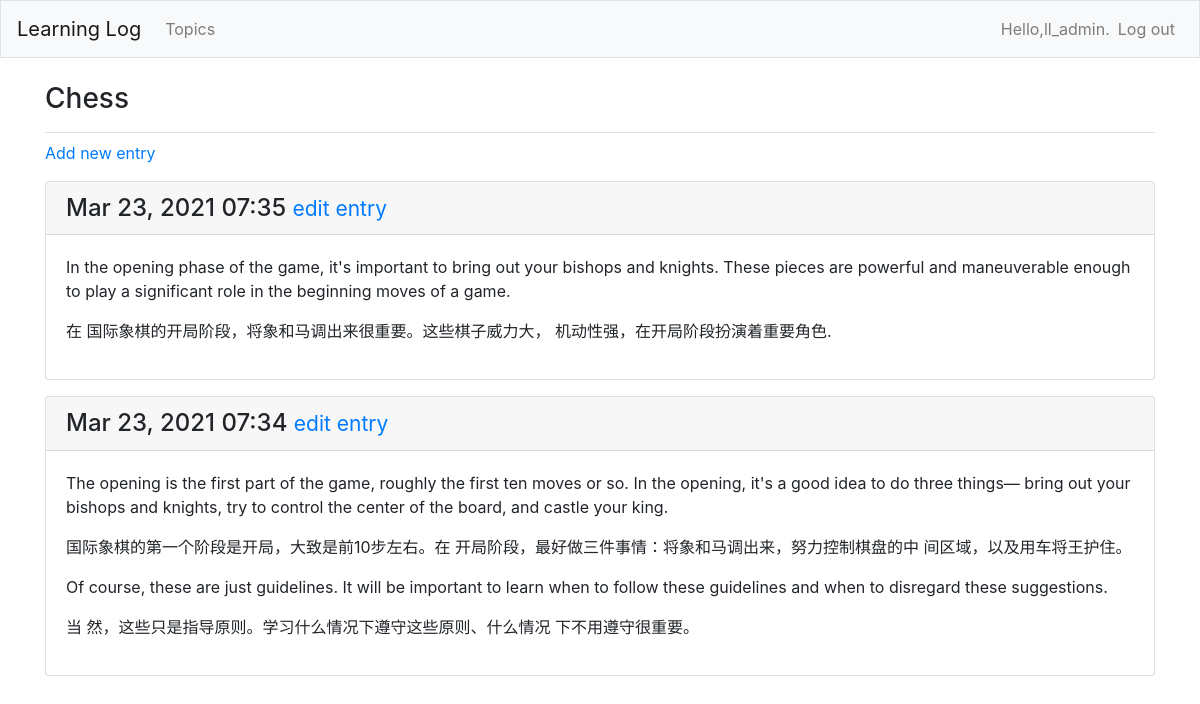
The page /topics/1/ (signed in) on the database its author committed.
### learning_logs/models.py (models this page shows, shortened)
class Topic(models.Model):
    text = models.CharField(max_length=200)
    date_added = models.DateTimeField(auto_now_add=True)
    owner = models.ForeignKey(User, on_delete=models.CASCADE)
    def __str__(self):
        return self.text

class Entry(models.Model):
    topic = models.ForeignKey(Topic, on_delete=models.CASCADE)
    text = models.TextField()
    date_added = models.DateTimeField(auto_now_add=True)
    class Meta:
        verbose_name_plural = 'entries'

### learning_logs/views.py (the view)
# urls.py: path('topics/<int:topic_id>/', views.topic, name='topic'),
@login_required
def topic(request, topic_id):
    topic = Topic.objects.get(id=topic_id)
    if topic.owner != request.user:
        raise Http404
    entries = topic.entry_set.order_by('-date_added')
    context = {'topic': topic, 'entries': entries}
    return render(request, 'learning_logs/topic.html', context)

### learning_logs/templates/learning_logs/topic.html
{% extends "learning_logs/base.html" %}
{% block page_header %}
    <h3>{{ topic }}</h3>
{% endblock page_header %}
{% block content %}
    <p>
        <a href="{% url 'learning_logs:new_entry' topic.id%}">Add new entry</a>
    </p>
    {% for entry in entries %}
        <div class="card mb-3">
            <h4 class="card-header">
                {{ entry.date_added|date:'M d, Y H:i' }}
                <small><a href="{% url 'learning_logs:edit_entry' entry.id %}">edit entry</a></small>
            </h4>
            <div class="card-body">
                {{ entry.text|linebreaks }}
            </div>
        </div>
    {% empty %}
        <p>There are no entries for this topic yet.</p>
    {% endfor %}
{% endblock content %}

### learning_logs/templates/learning_logs/base.html (shortened to what this page needs)
{% load bootstrap4 %}
<!doctype html>
<html lang="en">
<head>
    {% bootstrap_css %}
</head>
<body>
<nav class="navbar navbar-expand-md navbar-light bg-light mb-4 border">
    <a class="navbar-brand" href="{% url 'learning_logs:index' %}">Learning Log</a>
    <div class="collapse navbar-collapse" id="navbarCollapse">
        <ul class="navbar-nav mr-auto">
            <li class="nav-item">
                <a class="nav-link" href="{% url 'learning_logs:topics' %}">Topics</a>
            </li>
        </ul>
        <ul class="navbar-nav ml-auto">
            {% if user.is_authenticated %}
                <li class="nav-item">
                    <span class="navbar-text">Hello,{{ user.username }}.</span>
                </li>
                <li>
                    <a class="nav-link" href="{% url 'users:logout' %}">Log out</a>
                </li>
            {% endif %}
        </ul>
    </div>
</nav>
<main role="main" class="container">
    <div class="pb-2 mb-2 border-bottom">
        {% block page_header %}{% endblock page_header %}
    </div>
    <div>
        {% block content %}{% endblock content %}
    </div>
</main>
</body>

### rows shown on the page
Topic: text "Chess"
Entry: date_added "Mar 23, 2021 07:35", text "In the opening phase of the game, it's important to bring out your bishops and knights. These pieces are powerful and maneuverable enough to play a significant role in the beginning moves of a game. 在 国际象棋的开局阶段，将象和马调出来很重要。这些棋子威力大， 机动性强，在开局阶段扮演着重要角色."
Entry: date_added "Mar 23, 2021 07:34", text "The opening is the first part of the game, roughly the first ten moves or so. In the opening, it's a good idea to do three things— bring out your bishops and knights, try to control the center of the board, and castle your king. 国际象棋的第一个阶段是开局，大致是前10步左右。在 开局阶段，最好做三件事情：将象和马调出来，努力控制棋盘的中 间区域，以及用车将王护住。 Of course, these are just guidelines. It will be important to learn when to follow these guidelines and when to disregard these suggestions. 当 然，这些只是指导原则。学习什么情况下遵守这些原则、什么情况 下不用遵守很重要。"

### other values the page prints
{{ user.username }} "ll_admin"
